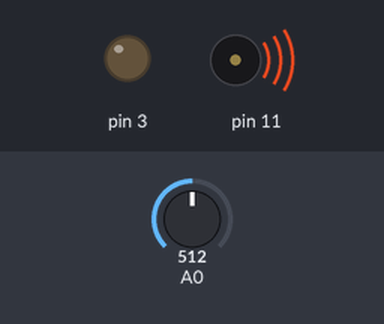
The sketch below on a simulated Arduino Uno, built with avr-gcc and run on an emulated ATmega328P. Shown: output pins drawn as LEDs (lit = HIGH), buzzer (waves = sounding). The inputs (shaded band) are chosen by the test bench; at power-on: A0 = 512.

Above: at 1.2 s.
1.3 s: A0 set to 0
At 1.6 s:
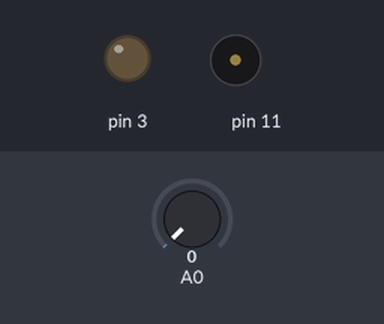
2.8 s: A0 set to 122
At 3.9 s:
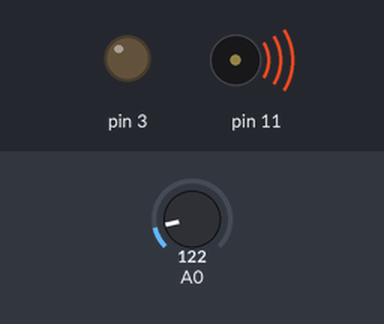
Timing chart, 0 to 5.8 s (numbered marks = the images above; inputs shaded):
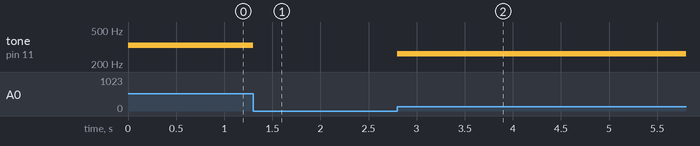

Measured:
- after the input at 1.3 s, tone on pin 11: 330 Hz → silent at once
- after the input at 2.8 s, tone on pin 11: silent → 262 Hz at once

The sketch:

L5_Force_Sensitive_Resistors.ino
```cpp
const int KEY_C = 262;  // 261.6256 Hz (middle C)
const int KEY_D = 294 ; // 293.6648 Hz
const int KEY_E = 330 ; // 329.6276 Hz
const int KEY_F = 350 ; // 349.2282 Hz
const int KEY_G = 392 ; // 391.9954 Hz

int notes[] = {KEY_C, KEY_D, KEY_E, KEY_F, KEY_G};

void setup() {
  // put your setup code here, to run once:
  pinMode(3, OUTPUT);
  pinMode(11, OUTPUT);
  Serial.begin(9600);
}

void loop() {
  const int readValue = analogRead(A0);
  const int pitch = map(readValue, 0, 1000, 0, 4);
  if (readValue > 0) {
    tone(11, notes[pitch]);
  } else {
    noTone(11);
  }
}
```
